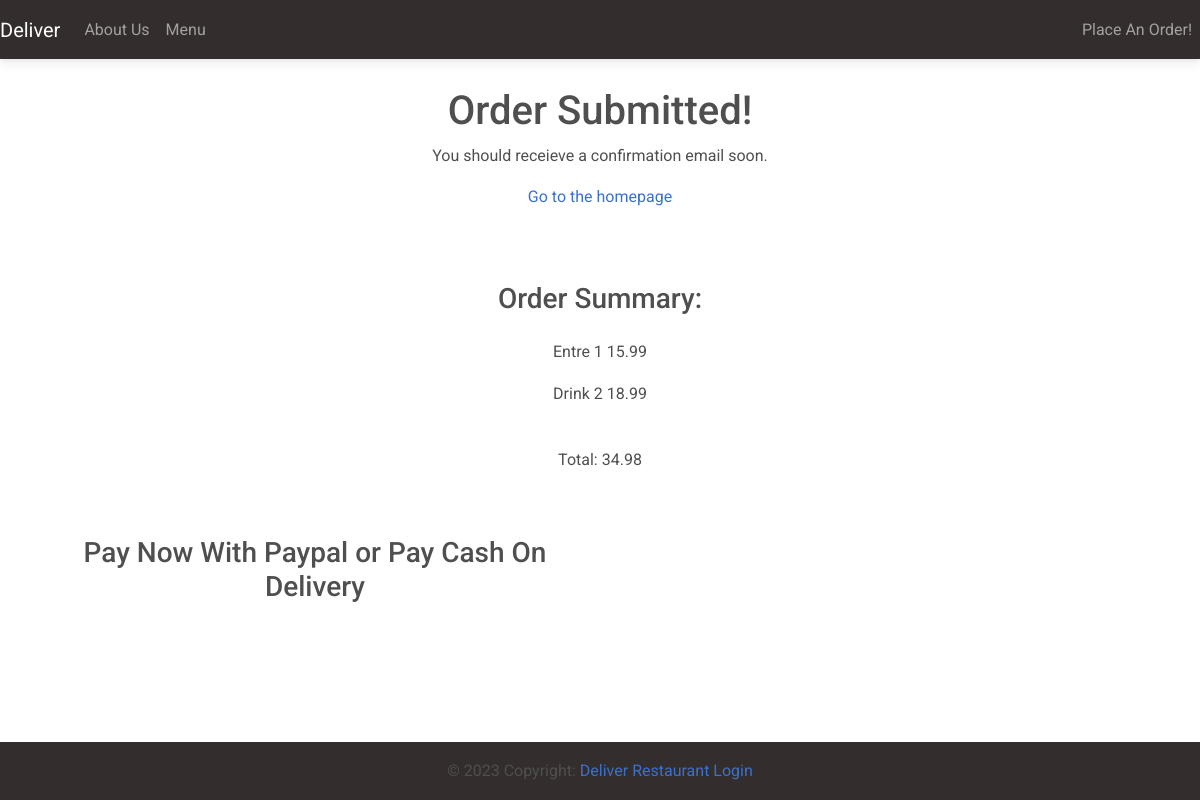
The app's page /order-confirmation/10 with its own data.
### customer/models.py (models this page shows, shortened)
class MenuItem(models.Model):
    name = models.CharField(max_length=100)
    description = models.TextField()
    image = models.ImageField(upload_to='menu_images/')
    price = models.DecimalField(max_digits=5, decimal_places=2)
    category = models.ManyToManyField('Category', related_name='item')

class OrderModel(models.Model):
    created_on = models.DateTimeField(auto_now_add=True)
    price = models.DecimalField(max_digits=7, decimal_places=2)
    items = models.ManyToManyField('MenuItem', related_name='order', blank=True)
    name = models.CharField(max_length=50, blank=True)
    email = models.EmailField(max_length=50, blank=True)
    street = models.CharField(max_length=50, blank=True)
    city = models.CharField(max_length=50, blank=True)
    state = models.CharField(max_length=15, blank=True)
    zip_code = models.IntegerField(blank=True, default=00000)
    is_paid = models.BooleanField(default=False)
    is_shipped = models.BooleanField(default=False)

### customer/views.py (the view, shortened to what this page needs)
# urls.py: path('order-confirmation/<int:pk>', OrderConfirmation.as_view(), name='order-confirmation'),
class OrderConfirmation(View):
    def get(self, request, pk, *args, **kwargs):
        order = OrderModel.objects.get(pk=pk)
        context = {
            'pk': order.pk,
            'items': order.items,
            'price': order.price,
        }
        return render(request, 'customer/order_confirmation.html', context)

### customer/templates/customer/order_confirmation.html (shortened to what this page needs)
{% extends 'customer/base.html' %}
{% block content %}
<div class="container mb-5">
    <div class="row justify-content-center mt-1">
        <div class="col-md-5 col-sm-12 p-4 text-center">
            <h1>Order Submitted!</h1>
            <p>You should receieve a confirmation email soon.</p>
            <a href="{% url 'index'%}">Go to the homepage</a>
        </div>
    </div>
    <div class="row justify-content-center mt-5">
        <div class="col-md-5 col-sm-12 text-center">
            <h3 class="pb-3">Order Summary:</h3>
            {% for item in items.all %}
            <p>{{ item.name }} <span class="pl-3">{{ item.price }}</span></p>
            {% endfor %}
            <p class="font-weight-bold pt-4">Total: {{ price }}</p>
        </div>
    </div>
    <div class="row justify_content-center pb-2 pt-5">
        <div class="col-md-6 text-center">
            <h3>Pay Now With Paypal or Pay Cash On Delivery</h3>
        </div>
    </div>
    <div class="row justify_content-center pb-5">
    </div>
</div>
{% endblock content %}

### records on screen
MenuItem: name "Entre 1", price "15.99"
MenuItem: name "Drink 2", price "18.99"
OrderModel: price "34.98"
